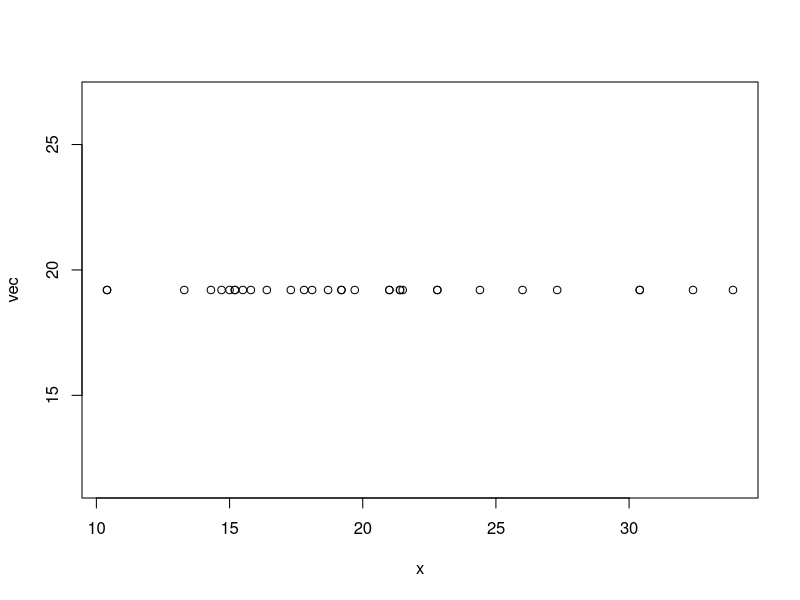
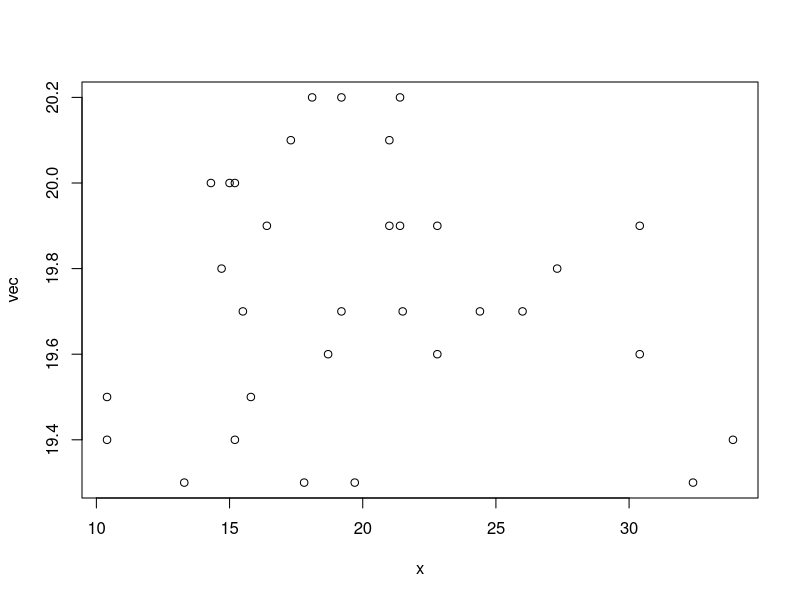
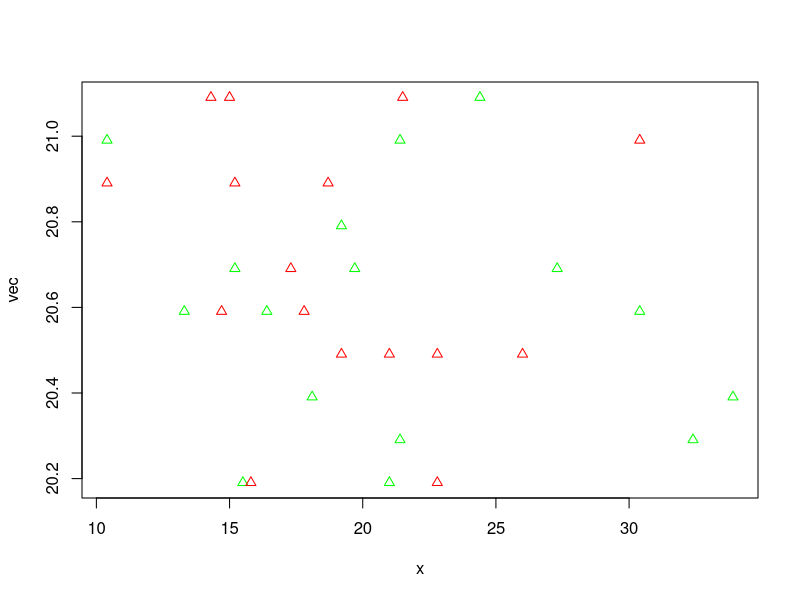

These figures' R source, in order:

fun_drawing <- function(x, f, ...){
  if(!is.numeric(x)) stop("'x' must be numeric vector",
                          call. = FALSE)
  if(!is.function(f)) stop("'f' is not a function",
                           call. = FALSE)
  vec <- f(x)
  if(length(x) != length(vec)){
    vec <- rep(vec, length(x))
  }
  plot(x = x, y = vec, ...)
}

fun_drawing(mtcars$mpg, median)
fun_drawing(mtcars$mpg, function(x) median(x) + sample(seq(.1,1,.1), length(x), replace = T))
fun_drawing(mtcars$mpg, function(x) mean(x) + sample(seq(.1,1,.1), length(x), replace = T), pch = 24, col = c('red', 'green'))